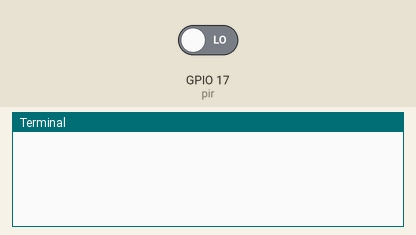
The program below on a simulated Raspberry Pi (BCM pin numbers). On the bench: the last lines printed to the terminal. The test bench sets the inputs (shaded band); at power-on: GPIO 17 (pir) LOW. The clock reads 2024-03-15 10:24:30 at power-on unless the program sets it.

Above: at 1.2 s.
1.3 s: GPIO 17 (pir) driven HIGH
At 2.2 s:
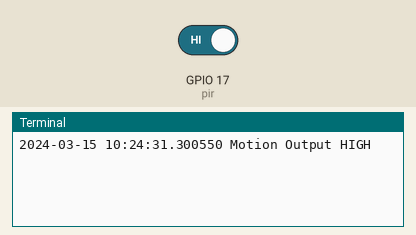
2.8 s: GPIO 17 (pir) driven LOW
At 3.3 s:
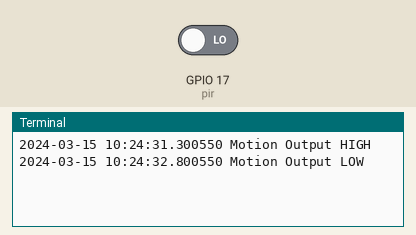

Measured:
- after the input at 1.3 s, the terminal: prints a new line at once (image 1)
- after the input at 2.8 s, the terminal: prints a new line at once (image 2)

The program:

calibrate_motion.py
```python
#!/usr/bin/env python3

from gpiozero import MotionSensor
from datetime import datetime

pir = MotionSensor(17)

while True:
    pir.wait_for_motion();
    print (datetime.now(), 'Motion Output HIGH')
    pir.wait_for_no_motion();
    print (datetime.now(), 'Motion Output LOW')
```
